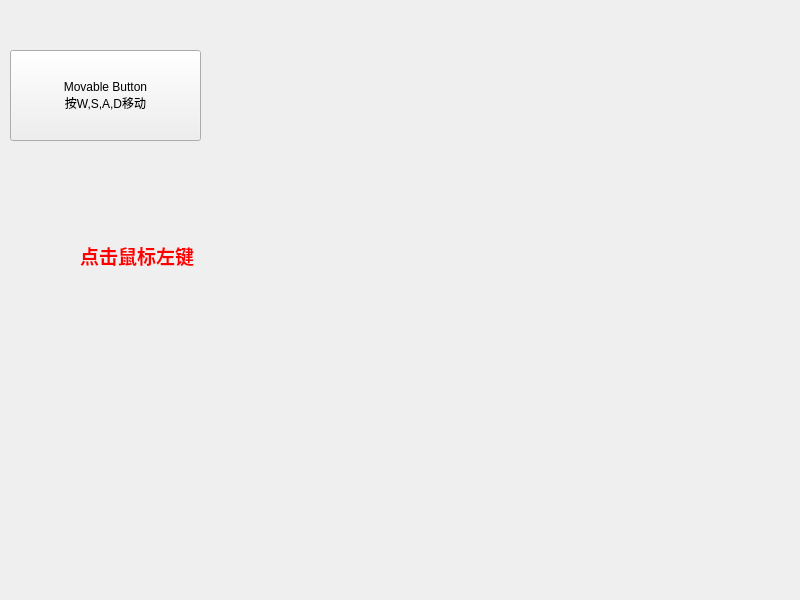
<?xml version="1.0" encoding="UTF-8"?>
<ui version="4.0">
 <class>Widget</class>
 <widget class="QWidget" name="Widget">
  <property name="geometry">
   <rect>
    <x>0</x>
    <y>0</y>
    <width>800</width>
    <height>600</height>
   </rect>
  </property>
  <property name="windowTitle">
   <string>Widget</string>
  </property>
  <widget class="QPushButton" name="btnMove">
   <property name="geometry">
    <rect>
     <x>10</x>
     <y>50</y>
     <width>191</width>
     <height>91</height>
    </rect>
   </property>
   <property name="text">
    <string>Movable Button 
按W,S,A,D移动</string>
   </property>
  </widget>
  <widget class="QLabel" name="labMove">
   <property name="geometry">
    <rect>
     <x>80</x>
     <y>240</y>
     <width>121</width>
     <height>31</height>
    </rect>
   </property>
   <property name="palette">
    <palette>
     <active>
      <colorrole role="WindowText">
       <brush brushstyle="SolidPattern">
        <color alpha="255">
         <red>255</red>
         <green>0</green>
         <blue>0</blue>
        </color>
       </brush>
      </colorrole>
     </active>
     <inactive>
      <colorrole role="WindowText">
       <brush brushstyle="SolidPattern">
        <color alpha="255">
         <red>255</red>
         <green>0</green>
         <blue>0</blue>
        </color>
       </brush>
      </colorrole>
     </inactive>
     <disabled/>
    </palette>
   </property>
   <property name="font">
    <font>
     <pointsize>14</pointsize>
     <bold>true</bold>
    </font>
   </property>
   <property name="text">
    <string>点击鼠标左键</string>
   </property>
  </widget>
 </widget>
 <resources/>
 <connections/>
</ui>
